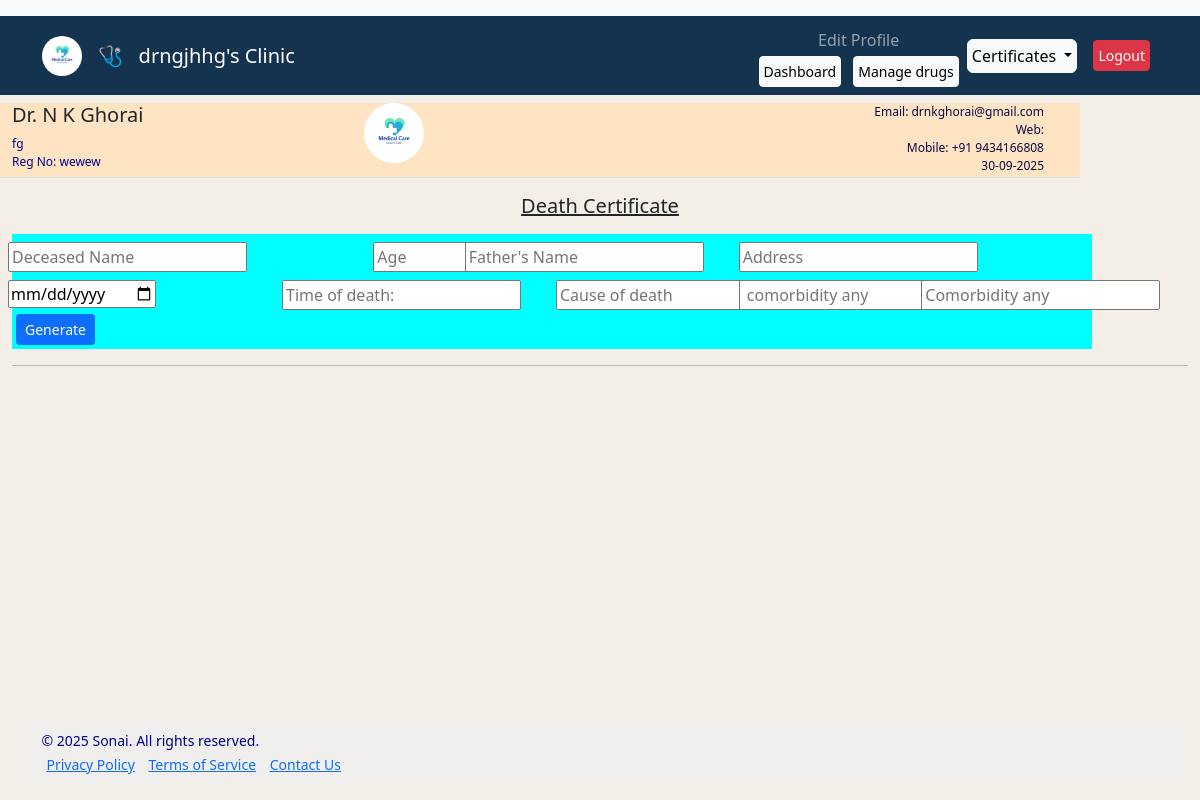
/death_certificate/ (signed in), run on the app's committed database.
### models.py (models this page shows, shortened)
class User(db.Model, UserMixin):
    id = db.Column(db.Integer, primary_key=True)
    username = db.Column(db.String(20), unique=True, nullable=False)
    password_hash = db.Column(db.String(255), nullable=False)
    email = db.Column(db.String(120), unique=True, nullable=True)
    doc_mob = db.Column(db.String(20), unique=True, nullable=True)
    degree = db.Column(db.String(100), nullable=True)
    website = db.Column(db.String(100), nullable=True)
    reg_no = db.Column(db.String(50), unique=True, nullable=True)
    patients = db.relationship('Patient', backref='owner', lazy='dynamic')

### app.py (the view)
@app.route('/death_certificate/',methods=['GET', 'POST'])
@login_required
def death_certificate():
    return render_template('death_certificate.html',
            now=datetime.now())

### app.py (called while the page is built)
@login_manager.user_loader
def load_user(user_id):
    return User.query.get(int(user_id))

### templates/death_certificate.html (shortened to what this page needs)
{% extends "base.html" %}
{% block content %}
 <body>
<div class=" container-fluid mt-0" id="printableArea">
  <div class="header row border-bottom">
    <div class="row">
    <div class=" col-md-4">
      <h5 class="user">Dr. N K Ghorai{{ current_user.name }}</h1>
      <p class=" other">{{ current_user.degree }}
         <br> Reg No: {{ current_user.reg_no }}</p>
    </div>
    <div class="col-md-4">
      <img class="logo" src="/static/logo.png"/>
    </div>
    <div class="col-md-4 text-end header-right">
      <p class="mb-0">Email: {{ current_user.email }}</p>
      <p class="mb-0">Web:{{ current_user.website }}</p>
      <p class="mb-0">Mobile: +91 9434166808 {{ current_user.mobile }}</p>
      <p class="mb-0"> {{now.strftime("%d-%m-%Y") }} </p>
    </div>
  </div>
  </div>
  <div>
  <p><h5 class="text-center "><u>Death Certificate</u></h5></p>
  </div>
 <div>
 <div class="myForm mt-1 " id="myForm">
   <div class="row p-1">
    <div class="col-md-4 p-1">
      <input type="text" id="name" placeholder="Deceased Name">
    </div>
  <div class="col-md-1 p-1">
  </div>
  <div class="col-md-3 p-1">
    <input type="text" id="sonof" placeholder="Father's Name">
  </div>
  <div class="col-md-2 p-1">
    <input type="text" id="address" placeholder="Address">
  </div>
  <div class="col-md-3 p-1">
    <input type="date" id="exp_date" placeholder="Expired on">
  </div>
  <div class="col-md-3 p-1">
    <input type="text" id="exp_time" placeholder="Time of death:">
  </div>
  <div class="col-md-2 p-1">
    <input type="text" id="death_cause" placeholder="Cause of death">
  </div>
  <div class="col-md-2 p-1">
    <input type="text" id="Comorbid1" placeholder=" comorbidity any">
  </div>
  <div class="col-md-2 p-1">
    <input type="text" id="Comorbid2" placeholder="Comorbidity any ">
  </div>
<div>
<button class="btn btn-sm bg-primary text-white"
 onclick="updateParagraph(); newParagraph();">Generate</button>
</div>
</div>
</div>
</div>
  <hr/>
  <div class="row">
    <div class="col-md-8 p-2 text-primary">
   </div>
  </div>
  </div>
</body>
</div>
{% endblock %}

### templates/base.html (shortened to what this page needs)
<!DOCTYPE html>
<html lang="en">
<head>
    <link rel="stylesheet" href="https://cdn.jsdelivr.net/npm/bootstrap-icons@1.11.3/font/bootstrap-icons.min.css">
    <link href="https://cdn.jsdelivr.net/npm/bootstrap@5.3.0/dist/css/bootstrap.min.css" rel="stylesheet">
</head>
<body>
    <header>
    <nav class="navbar navbar-expand-md navbar-light bg-light">
    </nav>
</header>
<div id="wrapper">
    <nav class="navbar navbar-expand-md navbar-dark mb-0">
    <div class="container">
        <a class="navbar-brand d-flex align-items-center" href="#">
             <img src="{{ url_for('static',filename='logo.png') }}" style="height:40px; border-radius: 30px;" alt="Logo" class="me-3"/>
           <span>  🩺 &nbsp;&nbsp;{{current_user.username}}'s Clinic</span>
        </a>
        <div class="collapse navbar-collapse justify-content-end" id="navbarNav">
            <ul class="navbar-nav d-flex align-items-center">
                {% if current_user.is_authenticated %}
                <li class="nav-item dropdown">
                    <a class="nav-link btn btn-sm btn-light me-2 p-1" href="{{ url_for('edit_doctor', doctor_id=current_user.id) }}">Edit Profile</a>
                    <a class="btn btn-sm btn-light me-2 p-1" href="{{ url_for('dashboard') }}"
                     class="btn btn-sm btn-primary p-1">Dashboard</a>
                     <a class="btn btn-sm btn-light me-2 p-1" href="{{ url_for('manage_drugs') }}"
                     class="btn btn-sm btn-primary p-1">Manage drugs</a>
                </li>
                <li class="nav-item dropdown">
  <a class=" certBtn btn btn-primary btn-light me-3 p-1 dropdown-toggle" href="#" role="button" id="certificatesDropdown" data-bs-toggle="dropdown" aria-expanded="false">
    Certificates
  </a>
</li>
                <li class="nav-item">
                    <a class="btn btn-sm btn-danger me-2 p-1" href="{{ url_for('logout') }}">Logout</a>
                </li>
                {% else %}
                <li class="nav-item">
                    <a class="btn btn-sm btn-light" href="{{ url_for('login') }}">Login</a>
                </li>
                {% endif %}
            </ul>
        </div>
    </div>
</nav>
<div class="content">
    {% block content %} {% endblock %}
</div>
<footer class="footer px-4">
    <div class="footer-content">
        <p>&copy; 2025 Sonai. All rights reserved.</p>
        <div class="footer-links">
            <a href="#">Privacy Policy</a>
            <a href="#">Terms of Service</a>
            <a href="#">Contact Us</a>
        </div>
    </div>
</footer>
</body>
</html>

### templates/base.html (style rules this page uses)
body { background-color: rgb(243, 238, 231); display: flex; flex-direction: column; min-height: 100vh; }
#wrapper { flex: 1; }
ul, li { text-decoration:none ; list-style: none; }
.footer { background-color: rgb(241, 239, 237); color: darkblue; padding: 1rem 1.5rem; font-size: 0.875rem; line-height: 0.5rem; margin: auto; width:calc(100% - 35px); margin-top: auto; margin-bottom: 15px; }
.footer-links a { max-width: 800px; margin: 0 auto; padding: 5px; }
.navbar { background-color: #13334e; }

### templates/death_certificate.html (style rules this page uses)
.header { background-color: bisque; height: 75PX; width: 90vw; }
.other { font-size: 12px; color:darkblue; }
.logo { border-radius: 30px;; height:60px; vertical-align: middle; }
.header-right { font-size: 12px; color:rgb(8, 8, 63) }
.myForm { background-color: aqua; width: 90vw; }

### data on the page
User: username "drngjhhg", degree "fg", reg_no "wewew", email "drnkghorai@gmail.com"
